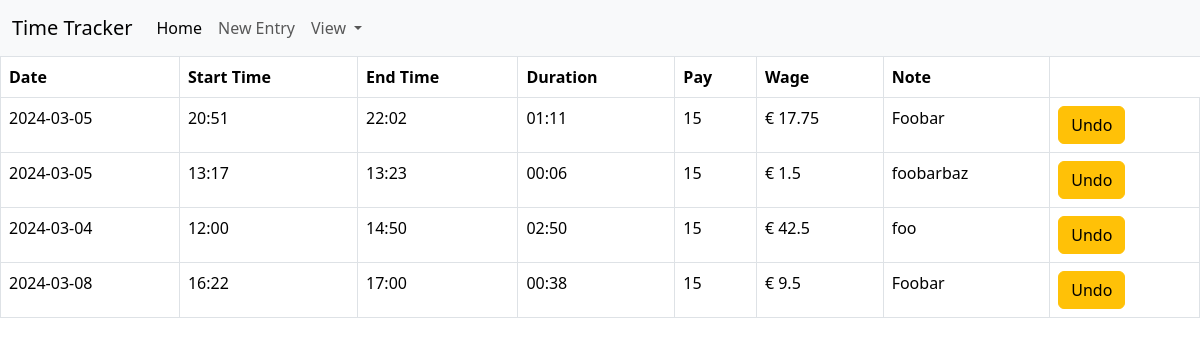
The app's page /paid_view, older data.
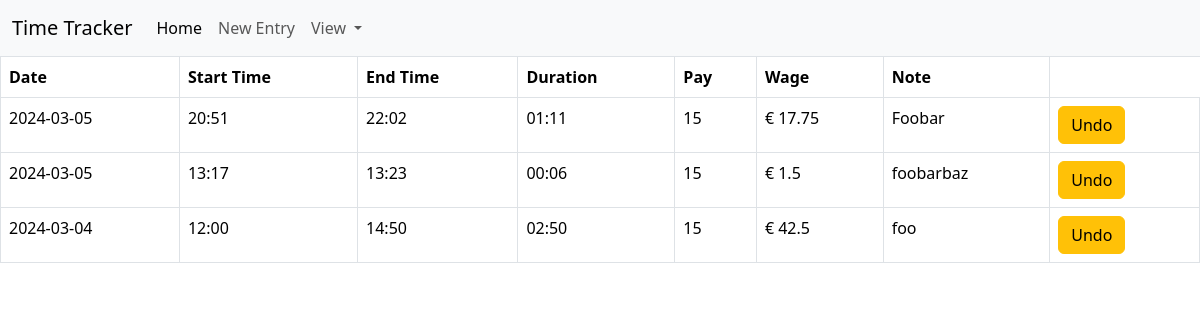
The same page, newer data.
### tables this page shows
CREATE TABLE paid (
            id INTEGER PRIMARY KEY NOT NULL,
            creation_date TEXT NOT NULL,
            start_time TEXT NOT NULL,
            end_time TEXT NOT NULL,
            duration INTEGER NOT NULL,
            note TEXT NOT NULL,
            wage INTEGER NOT NULL,
            pay INTEGER NOT NULL
        );

### website/views.py (the view)
@views.route("/paid_view", methods=["GET", "POST"])
def paid_view():
    if request.method == "GET":
        data_row = db.execute("SELECT * FROM paid").fetchall()
        data = []
        for row in data_row:
            data.append(
                    {"id": row["id"],
                    "creation_date": row["creation_date"],
                    "start_time": row["start_time"],
                    "end_time": row["end_time"],
                    "duration": row["duration"],
                    "note": row["note"],
                    "wage": row["wage"],
                    "pay": row["pay"]}
            )
        return render_template("paid_view.html", data=data)

### website/templates/paid_view.html
{% extends "base.html" %}
{% block content %}
<table class="table table-bordered">
    <th>Date</th>
    <th>Start Time</th>
    <th>End Time</th>
    <th>Duration</th>
    <th>Pay</th>
    <th>Wage</th>
    <th>Note</th>
    {% for row in data %}
    <tr>
        <td>{{row.creation_date}}</td>
        <td>{{row.start_time}}</td>
        <td>{{row.end_time}}</td>
        <td>{{row.duration}}</td>
        <td>{{row.wage}}</td>
        <td>{{row.pay}}</td>
        <td>{{row.note}}</td>
        <td>
            <a href="{{url_for('views.undo', id=row.id)}}">
                <button class="btn btn-warning">Undo</button>
            </a>
        </td>
    </tr>
    {% endfor %}
</table>
{% endblock %}

### website/templates/base.html (shortened to what this page needs)
<!DOCTYPE html>
<html lang="en">
<head>
    <link href="https://cdn.jsdelivr.net/npm/bootstrap@5.3.3/dist/css/bootstrap.min.css" rel="stylesheet">
</head>
<body>
    <nav class="navbar navbar-expand-lg bg-body-tertiary">
        <div class="container-fluid">
          <a class="navbar-brand" href="{{url_for('views.home')}}">Time Tracker</a>
          <div class="collapse navbar-collapse" id="navbarSupportedContent">
            <ul class="navbar-nav me-auto mb-2 mb-lg-0">
              <li class="nav-item">
                <a class="nav-link active" aria-current="page" href="{{url_for('views.home')}}">Home</a>
              </li>
              <li class="nav-item">
                <a class="nav-link" href="{{url_for('views.entry')}}">New Entry</a>
              </li>
              <li class="nav-item dropdown">
                <a class="nav-link dropdown-toggle" href="#" role="button" data-bs-toggle="dropdown" aria-expanded="false">
                  View
                </a>
              </li>
            </ul>
          </div>
        </div>
    </nav>
    {% block content %}
    {% endblock %}
</body>
</html>

Row changes from the older to the newer data that the page shows:
removed paid: creation_date "2024-03-08", start_time "16:22", end_time "17:00", duration "00:38", wage "15", pay "€ 9.5", note "Foobar"
